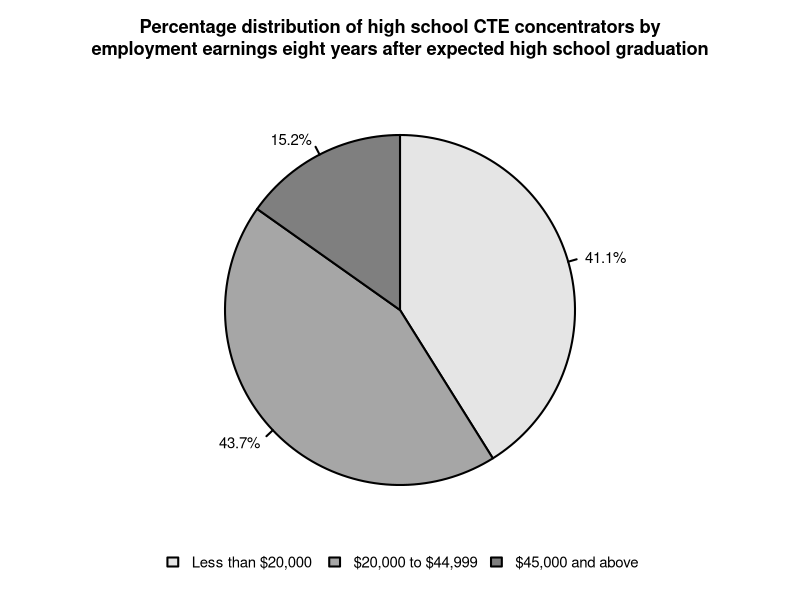
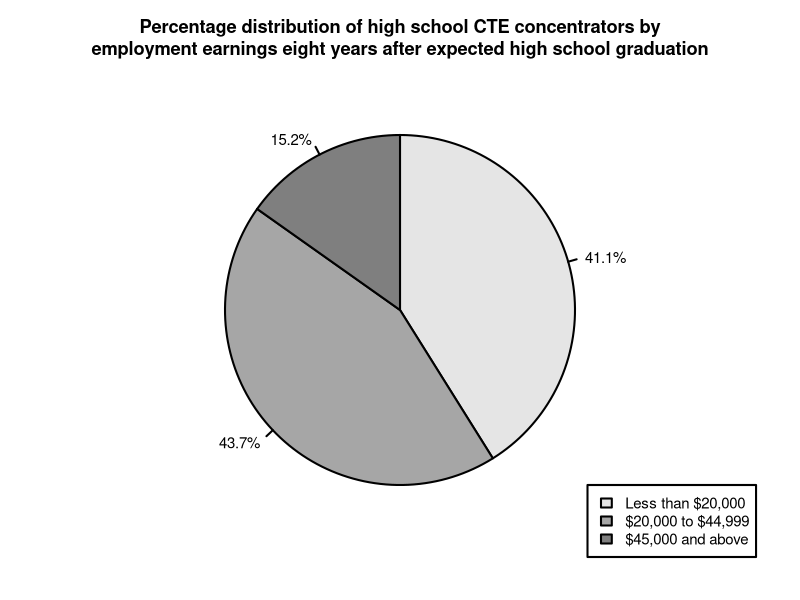
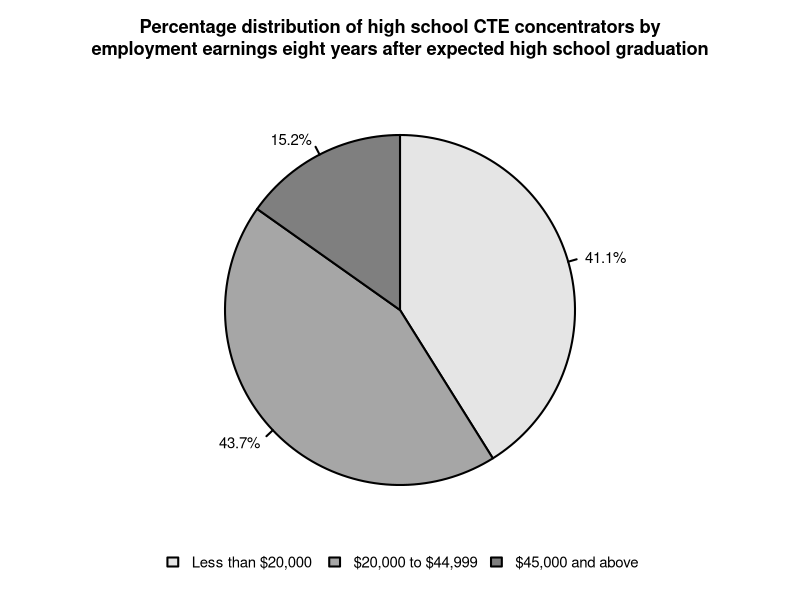

The R source for these figures, in order:
## ---- chunk 1
table9 <- read.table(file = "Table9_Employment_Earnings_CTE_concentrators.csv", 
               sep=",",
               header = TRUE, 
               col.names = c("characteristic","pctCTEdistribution"))
## ---- chunk 2
table9
## ---- chunk 3
pie_values <- table9$pctCTEdistribution
pie_labels <- table9$characteristic
pie_colors <- c("gray90","gray65","gray50")
## ---- chunk 4
# customize plot margins
# larger for top due to title
# "lwd": controls the thickness of the outlines; must be specified here
# for pie charts
par(mai=c(0.2,0.2,0.4,0.2), lwd=2)

# "radius": controls the size of the circle

# "cex": controls the label font size
# "clockwise": controls what order the slices are in
pie(x = pie_values, labels = paste0(pie_values,"%"), col = pie_colors,
    radius = .7, cex = .9,
    clockwise = TRUE)

# "outer": controls where the title is in the outer margin or the plot
# "line": controls vertical position of title text
title(main = "Percentage distribution of high school CTE concentrators by\nemployment earnings eight years after expected high school graduation", cex.main = 1.1, line = -.75)

# for legend position, either a keyword (like "bottom" or "topright") or x and y coordinates can be used
# "legend": labels to be displayed
# "fill": colors corresponding to the legend labels
# "horiz": whether the legend items are listed horizontally or vertically
# "bty": set to "n" for no outline/box around legend
legend("bottom", legend = pie_labels, fill = pie_colors, 
       horiz = TRUE, cex = .9, bty = 'n')
## ---- chunk 5
par(mai=c(0.2,0.2,0.4,0.2), lwd=2)

pie(pie_values, labels = paste0(pie_values,"%"), col = pie_colors,
    radius = .7, cex = .9,
    clockwise = TRUE)

title(main = "Percentage distribution of high school CTE concentrators by\nemployment earnings eight years after expected high school graduation", cex.main = 1.1, line = -.75)

# "ncol": sets the number of columns in the legend
legend(x = .75, y = -.7, legend = pie_labels, fill = pie_colors, 
       cex = .9, ncol = 1)
## ---- chunk 6
png("example_piechart.png", width = 7, height = 5, units="in", res=300)
#pdf("example_piechart.pdf", width=7, height=5)
#jpeg("example_piechart.jpg", width = 7, height = 5, units="in", res=300)

par(mai=c(0.2,0.2,0.4,0.2), lwd=2)

pie(pie_values, labels = paste0(pie_values,"%"), col = pie_colors,
    radius = .7, cex = .9,
    clockwise = TRUE)

title(main = "Percentage distribution of high school CTE concentrators by\nemployment earnings eight years after expected high school graduation", cex.main = 1.1, line = -.75)

legend("bottom", legend = pie_labels, fill = pie_colors, 
       horiz = TRUE, cex = .9, bty = 'n')

dev.off()
